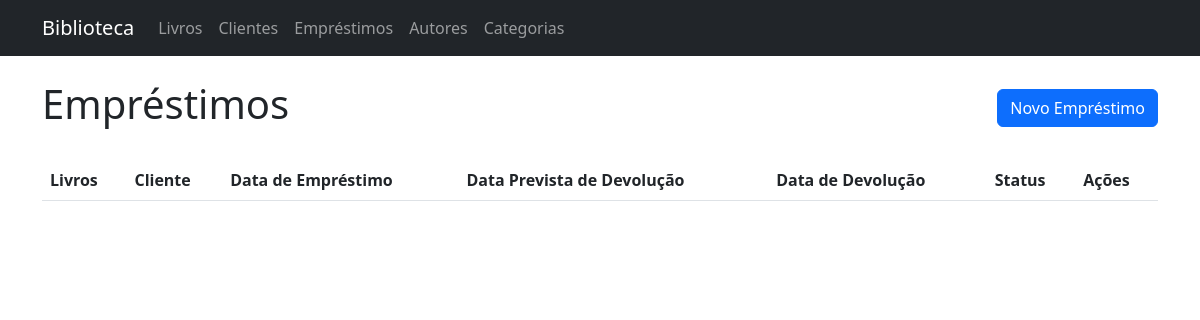
Page /loans/ on the earlier database version.
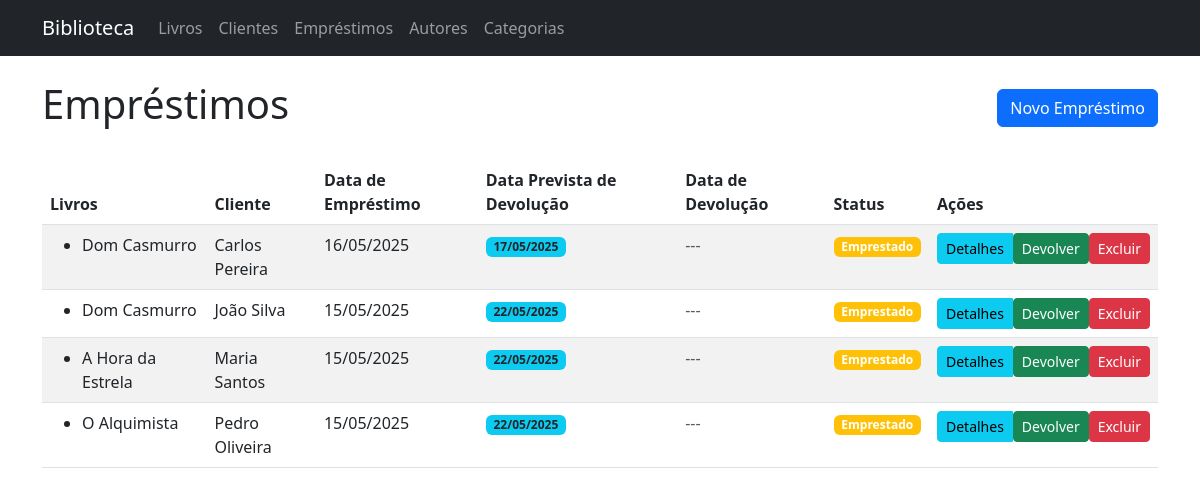
Same page on the later database version.
### app/models/entities/book_loan.py (models this page shows, shortened)
class BookLoan(db.Model):
    __tablename__ = 'book_loan'
    id = db.Column(db.Integer, primary_key=True)
    id_book = db.Column(db.Integer, db.ForeignKey('books.id'), nullable=False)
    id_loan = db.Column(db.Integer, db.ForeignKey('loans.id'), nullable=False)
    book_quantity = db.Column(db.Integer, default=1)

### app/models/entities/book.py (models this page shows, shortened)
class Book(db.Model):
    __tablename__ = 'books'
    id = db.Column(db.Integer, primary_key=True)
    name = db.Column(db.String(100), nullable=False)
    description = db.Column(db.Text)
    quantity = db.Column(db.Integer, default=1)
    id_author = db.Column(db.Integer, db.ForeignKey('authors.id'))
    id_category = db.Column(db.Integer, db.ForeignKey('categories.id'))
    loans = db.relationship('BookLoan', backref='book', lazy=True)

### app/models/entities/loan.py (models this page shows, shortened)
class Loan(db.Model):
    __tablename__ = 'loans'
    id = db.Column(db.Integer, primary_key=True)
    id_client = db.Column(db.Integer, db.ForeignKey('clients.id'), nullable=False)
    start = db.Column(db.DateTime, default=datetime.utcnow)
    end = db.Column(db.DateTime)
    expected_end = db.Column(db.DateTime)
    books = db.relationship('BookLoan', backref='loan', lazy=True, cascade="all, delete-orphan")

### app/models/entities/client.py (models this page shows, shortened)
class Client(db.Model):
    __tablename__ = 'clients'
    id = db.Column(db.Integer, primary_key=True)
    email = db.Column(db.String(100), nullable=False, unique=True)
    name = db.Column(db.String(100), nullable=False)
    phone = db.Column(db.String(20))
    loans = db.relationship('Loan', backref='client', lazy=True)

### app/controllers/loan_controller.py (the view)
@loan_bp.route('/')
def index():
    loans = LoanService.get_all_loans()
    return render_template('loans/index.html', loans=loans, now=datetime.utcnow())

### app/repositories/loan_repository.py (called while the page is built)
    @staticmethod
    def get_all():
        return Loan.query.order_by(Loan.start.desc()).all()

### app/services/loan_service.py (called while the page is built)
    @staticmethod
    def get_all_loans():
        from app.repositories import LoanRepository
        return LoanRepository.get_all()

### app/templates/loans/index.html (shortened to what this page needs)
{% extends "base.html" %}
{% block content %}
<div class="d-flex justify-content-between align-items-center mb-4">
    <h1>Empréstimos</h1>
    <a href="{{ url_for('loan_controller.create') }}" class="btn btn-primary">Novo Empréstimo</a>
</div>
<div class="table-responsive">
    <table class="table table-striped table-hover">
        <thead>
            <tr>
                <th>Livros</th>
                <th>Cliente</th>
                <th>Data de Empréstimo</th>
                <th>Data Prevista de Devolução</th>
                <th>Data de Devolução</th>
                <th>Status</th>
                <th>Ações</th>
            </tr>
        </thead>
        <tbody>
            {% for loan in loans %}
            <tr>
                <td>
                    <ul class="mb-0">
                    {% for book_loan in loan.books %}
                        <li>{{ book_loan.book.name }}</li>
                    {% endfor %}
                    </ul>
                </td>
                <td>{{ loan.client.name }}</td>
                <td>{{ loan.start.strftime('%d/%m/%Y') }}</td>
                <td>
                    {% if loan.expected_end %}
                        <span class="badge bg-info text-dark">{{ loan.expected_end.strftime('%d/%m/%Y') }}</span>
                    {% else %}
                        <span class="text-muted">---</span>
                    {% endif %}
                </td>
                <td>
                    {% if loan.end %}
                        <span class="badge bg-info text-dark">{{ loan.end.strftime('%d/%m/%Y') }}</span>
                    {% else %}
                        <span class="text-muted">---</span>
                    {% endif %}
                </td>
                <td>
                    {% if loan.end %}
                    <span class="badge bg-success">Devolvido</span>
                    {% elif loan.expected_end and loan.expected_end.date() < now.date() %}
                    <span class="badge bg-danger">Atrasado</span>
                    {% else %}
                    <span class="badge bg-warning">Emprestado</span>
                    {% endif %}
                </td>
                <td>
                    <div class="btn-group" role="group">
                        <a href="{{ url_for('loan_controller.show', id=loan.id) }}" class="btn btn-info btn-sm">Detalhes</a>
                        {% if not loan.end %}
                        <form action="{{ url_for('loan_controller.return_books', id=loan.id) }}" method="POST" style="display:inline;">
                            <button type="submit" class="btn btn-success btn-sm">Devolver</button>
                        </form>
                        {% endif %}
                        <form action="{{ url_for('loan_controller.delete', id=loan.id) }}" method="POST" style="display:inline;" onsubmit="return confirm('Tem certeza que deseja excluir este empréstimo?')">
                            <button type="submit" class="btn btn-danger btn-sm">Excluir</button>
                        </form>
                    </div>
                </td>
            </tr>
            {% endfor %}
        </tbody>
    </table>
</div>
{% endblock %}

Differences in the rows shown:
added Loan: client.name "Carlos Pereira", start "16/05/2025", expected_end "17/05/2025", shows "Emprestado"
added BookLoan: book.name "Dom Casmurro", shown under "Carlos Pereira"
added Loan: client.name "João Silva", start "15/05/2025", expected_end "22/05/2025", shows "Emprestado"
added BookLoan: book.name "Dom Casmurro", shown under "João Silva"
added Loan: client.name "Maria Santos", start "15/05/2025", expected_end "22/05/2025", shows "Emprestado"
added BookLoan: book.name "A Hora da Estrela", shown under "Maria Santos"
added Loan: client.name "Pedro Oliveira", start "15/05/2025", expected_end "22/05/2025", shows "Emprestado"
added BookLoan: book.name "O Alquimista", shown under "Pedro Oliveira"
